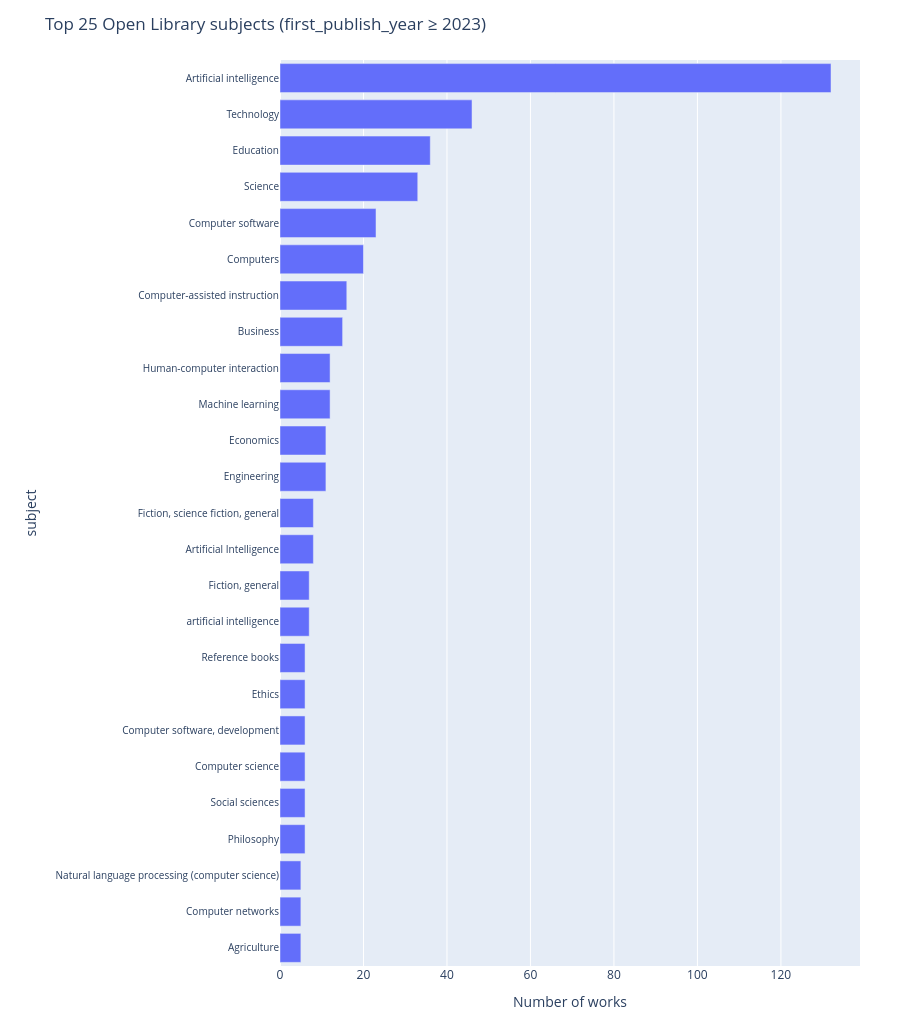

Notebook code for this chart:
### Markdown cell above
## Section 3: Analysis

### Code cell
import plotly.express as px
RECENT_YEAR = 2023
TOP_N = 25

subject_rows = (
    df.dropna(subset=["subjects"])
    .loc[df["first_publish_year"] >= RECENT_YEAR]
    .assign(subject=df["subjects"].str.split("; "))
    .explode("subject")
)

counts = (
    subject_rows["subject"]
    .value_counts()
    .head(TOP_N)
    .reset_index()
)
counts.columns = ["subject", "count"]

row_px = 36
left_px = max(280, int(counts["subject"].str.len().max() * 4.5))

fig = px.bar(
    counts,
    x="count",
    y="subject",
    orientation="h",
    title=f"Top {TOP_N} Open Library subjects (first_publish_year ≥ {RECENT_YEAR})",
)
fig.update_layout(
    height=TOP_N * row_px + 120,
    margin=dict(l=left_px, r=40, t=60, b=40),
    yaxis=dict(categoryorder="total ascending", automargin=True, tickfont=dict(size=10)),
)
fig.update_xaxes(title_text="Number of works")
fig.show()

### Figure 1 — Plotly figure (JSON) as saved in the notebook; plotly's stock layout.template omitted (floating-point values rounded to 4 significant figures)
{"data": [{"hovertemplate": "count=%{x}<br>subject=%{y}<extra></extra>", "legendgroup": "", "marker": {"color": "#636efa", "pattern": {"shape": ""}}, "name": "", "orientation": "h", "showlegend": false, "textposition": "auto", "type": "bar", "x": [132, 46, 36, 33, 23, 20, 16, 15, 12, 12, 11, 11, 8, 8, 7, 7, 6, 6, 6, 6, 6, 6, 5, 5, 5], "xaxis": "x", "y": ["Artificial intelligence", "Technology", "Education", "Science", "Computer software", "Computers", "Computer-assisted instruction", "Business", "Machine learning", "Human-computer interaction", "Engineering", "Economics", "Artificial Intelligence", "Fiction, science fiction, general", "artificial intelligence", "Fiction, general", "Philosophy", "Social sciences", "Computer science", "Computer software, development", "Ethics", "Reference books", "Agriculture", "Computer networks", "Natural language processing (computer science)"], "yaxis": "y"}], "layout": {"barmode": "relative", "height": 1020, "legend": {"tracegroupgap": 0}, "margin": {"b": 40, "l": 280, "r": 40, "t": 60}, "title": {"text": "Top 25 Open Library subjects (first_publish_year ≥ 2023)"}, "xaxis": {"anchor": "y", "domain": [0, 1], "title": {"text": "Number of works"}}, "yaxis": {"anchor": "x", "automargin": true, "categoryorder": "total ascending", "domain": [0, 1], "tickfont": {"size": 10}, "title": {"text": "subject"}}}}
